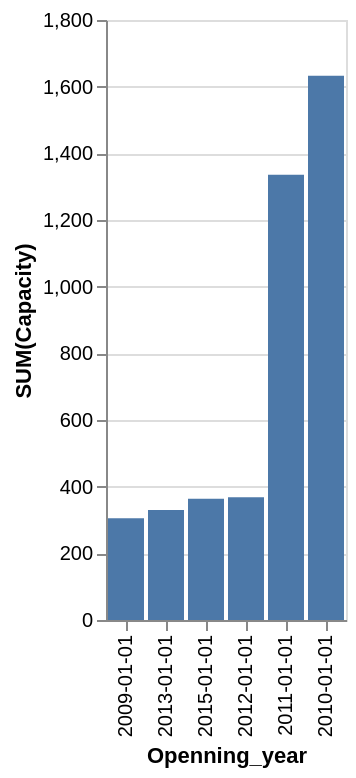

Specify this chart in Vega-Lite:
### Vega-Lite specification from a JSON file in a GitHub repository (floating-point values rounded to 4 significant figures)
{"data": {"values": [{"x_data": "2009-01-01", "y_data": 305}, {"x_data": "2013-01-01", "y_data": 330}, {"x_data": "2015-01-01", "y_data": 364}, {"x_data": "2012-01-01", "y_data": 368}, {"x_data": "2011-01-01", "y_data": 1336}, {"x_data": "2010-01-01", "y_data": 1633}]}, "mark": "bar", "encoding": {"x": {"field": "x_data", "type": "nominal", "title": "Openning_year", "sort": {"op": "sum", "field": "y_data", "order": "ascending"}}, "y": {"field": "y_data", "type": "quantitative", "title": "SUM(Capacity)"}}}
